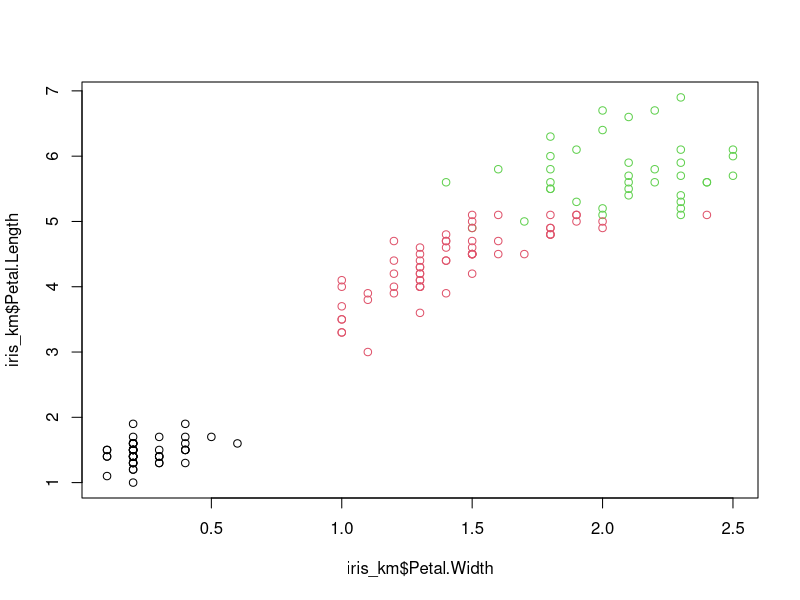

Recreate this plot in R.
## ---- chunk 1
iris_km <- iris[, -5]
set.seed(123)
fit_km <- kmeans(iris_km, nstart=20, centers=3)
table(fit_km$cluster, iris[, 5])
plot(iris_km$Petal.Width, iris_km$Petal.Length, col=fit_km$cluster)
